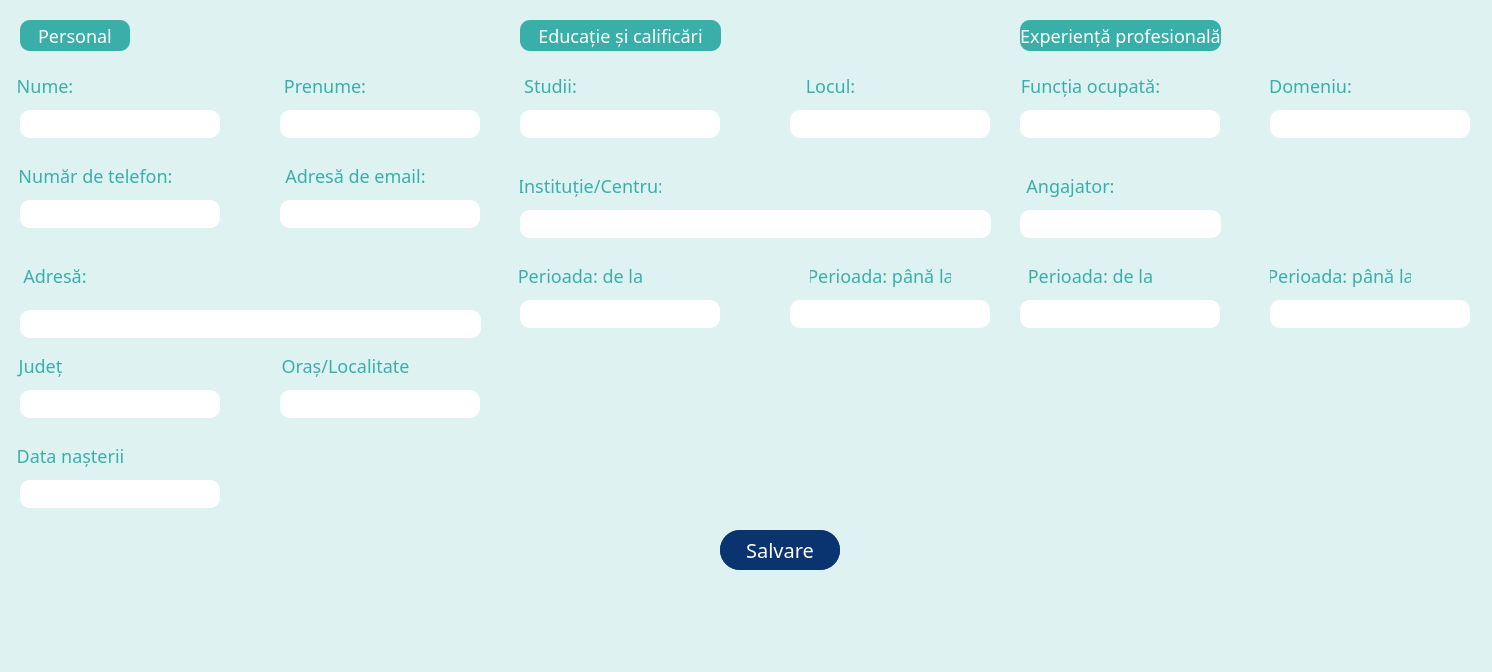
<?xml version="1.0" encoding="UTF-8"?>
<ui version="4.0">
 <class>cv_de_modificat</class>
 <widget class="QDialog" name="cv_de_modificat">
  <property name="geometry">
   <rect>
    <x>0</x>
    <y>0</y>
    <width>1492</width>
    <height>672</height>
   </rect>
  </property>
  <property name="windowTitle">
   <string>Dialog</string>
  </property>
  <property name="styleSheet">
   <string notr="true">background-color: rgb(222, 242, 241);</string>
  </property>
  <widget class="QLabel" name="label_email_7">
   <property name="geometry">
    <rect>
     <x>-30</x>
     <y>350</y>
     <width>141</width>
     <height>31</height>
    </rect>
   </property>
   <property name="font">
    <font>
     <family>New Roman</family>
     <pointsize>-1</pointsize>
     <italic>false</italic>
     <bold>false</bold>
     <underline>false</underline>
     <strikeout>false</strikeout>
     <kerning>true</kerning>
    </font>
   </property>
   <property name="styleSheet">
    <string notr="true">color: rgb(58, 175, 169);
border-radius: 10px;
font: Times New Roman;
font-size: 18px;</string>
   </property>
   <property name="text">
    <string>Județ</string>
   </property>
   <property name="alignment">
    <set>Qt::AlignCenter</set>
   </property>
  </widget>
  <widget class="QLabel" name="label_email_3">
   <property name="geometry">
    <rect>
     <x>-10</x>
     <y>70</y>
     <width>110</width>
     <height>31</height>
    </rect>
   </property>
   <property name="font">
    <font>
     <family>New Roman</family>
     <pointsize>-1</pointsize>
     <italic>false</italic>
     <bold>false</bold>
     <underline>false</underline>
     <strikeout>false</strikeout>
     <kerning>true</kerning>
    </font>
   </property>
   <property name="styleSheet">
    <string notr="true">color: rgb(58, 175, 169);
border-radius: 10px;
font: Times New Roman;
font-size: 18px;</string>
   </property>
   <property name="text">
    <string>Nume:</string>
   </property>
   <property name="alignment">
    <set>Qt::AlignCenter</set>
   </property>
  </widget>
  <widget class="QLineEdit" name="lineEdit_nume">
   <property name="geometry">
    <rect>
     <x>20</x>
     <y>110</y>
     <width>200</width>
     <height>28</height>
    </rect>
   </property>
   <property name="styleSheet">
    <string notr="true">background-color: white;
border-radius: 10px;</string>
   </property>
  </widget>
  <widget class="QPushButton" name="pushButton_modificare">
   <property name="geometry">
    <rect>
     <x>720</x>
     <y>530</y>
     <width>120</width>
     <height>40</height>
    </rect>
   </property>
   <property name="font">
    <font>
     <family>New Roman</family>
     <pointsize>-1</pointsize>
     <italic>false</italic>
     <bold>false</bold>
    </font>
   </property>
   <property name="cursor">
    <cursorShape>PointingHandCursor</cursorShape>
   </property>
   <property name="styleSheet">
    <string notr="true">background-color: rgb(9, 52, 111);
color: white;
font-size: 20px;
border-style: outset;
border-radius: 20px;
font: Times New Roman;</string>
   </property>
   <property name="text">
    <string>Modifică</string>
   </property>
  </widget>
  <widget class="QLabel" name="label_oras">
   <property name="geometry">
    <rect>
     <x>270</x>
     <y>350</y>
     <width>151</width>
     <height>31</height>
    </rect>
   </property>
   <property name="font">
    <font>
     <family>New Roman</family>
     <pointsize>-1</pointsize>
     <italic>false</italic>
     <bold>false</bold>
     <underline>false</underline>
     <strikeout>false</strikeout>
     <kerning>true</kerning>
    </font>
   </property>
   <property name="styleSheet">
    <string notr="true">color: rgb(58, 175, 169);
border-radius: 10px;
font: Times New Roman;
font-size: 18px;</string>
   </property>
   <property name="text">
    <string>Oraș/Localitate</string>
   </property>
   <property name="alignment">
    <set>Qt::AlignCenter</set>
   </property>
  </widget>
  <widget class="QLineEdit" name="lineEdit_judet">
   <property name="geometry">
    <rect>
     <x>20</x>
     <y>390</y>
     <width>200</width>
     <height>28</height>
    </rect>
   </property>
   <property name="styleSheet">
    <string notr="true">background-color: white;
border-radius: 10px;</string>
   </property>
  </widget>
  <widget class="QLabel" name="label_email_10">
   <property name="geometry">
    <rect>
     <x>480</x>
     <y>70</y>
     <width>141</width>
     <height>31</height>
    </rect>
   </property>
   <property name="font">
    <font>
     <family>New Roman</family>
     <pointsize>-1</pointsize>
     <italic>false</italic>
     <bold>false</bold>
     <underline>false</underline>
     <strikeout>false</strikeout>
     <kerning>true</kerning>
    </font>
   </property>
   <property name="styleSheet">
    <string notr="true">color: rgb(58, 175, 169);
border-radius: 10px;
font: Times New Roman;
font-size: 18px;</string>
   </property>
   <property name="text">
    <string>Studii:</string>
   </property>
   <property name="alignment">
    <set>Qt::AlignCenter</set>
   </property>
  </widget>
  <widget class="QLineEdit" name="lineEdit_loc">
   <property name="geometry">
    <rect>
     <x>1270</x>
     <y>110</y>
     <width>200</width>
     <height>28</height>
    </rect>
   </property>
   <property name="styleSheet">
    <string notr="true">background-color: white;
border-radius: 10px;</string>
   </property>
  </widget>
  <widget class="QLineEdit" name="lineEdit_oras">
   <property name="geometry">
    <rect>
     <x>280</x>
     <y>390</y>
     <width>200</width>
     <height>28</height>
    </rect>
   </property>
   <property name="styleSheet">
    <string notr="true">background-color: white;
border-radius: 10px;</string>
   </property>
  </widget>
  <widget class="QLineEdit" name="lineEdit_perioada_sfarsit_studii">
   <property name="geometry">
    <rect>
     <x>790</x>
     <y>300</y>
     <width>200</width>
     <height>28</height>
    </rect>
   </property>
   <property name="styleSheet">
    <string notr="true">background-color: white;
border-radius: 10px;</string>
   </property>
  </widget>
  <widget class="QLineEdit" name="lineEdit_angajator">
   <property name="geometry">
    <rect>
     <x>1020</x>
     <y>210</y>
     <width>201</width>
     <height>28</height>
    </rect>
   </property>
   <property name="styleSheet">
    <string notr="true">background-color: white;
border-radius: 10px;</string>
   </property>
  </widget>
  <widget class="QLabel" name="label_email_4">
   <property name="geometry">
    <rect>
     <x>10</x>
     <y>160</y>
     <width>171</width>
     <height>31</height>
    </rect>
   </property>
   <property name="font">
    <font>
     <family>New Roman</family>
     <pointsize>-1</pointsize>
     <italic>false</italic>
     <bold>false</bold>
     <underline>false</underline>
     <strikeout>false</strikeout>
     <kerning>true</kerning>
    </font>
   </property>
   <property name="styleSheet">
    <string notr="true">color: rgb(58, 175, 169);
border-radius: 10px;
font: Times New Roman;
font-size: 18px;</string>
   </property>
   <property name="text">
    <string>Număr de telefon:</string>
   </property>
   <property name="alignment">
    <set>Qt::AlignCenter</set>
   </property>
  </widget>
  <widget class="QLabel" name="label_email_8">
   <property name="geometry">
    <rect>
     <x>0</x>
     <y>440</y>
     <width>141</width>
     <height>31</height>
    </rect>
   </property>
   <property name="font">
    <font>
     <family>New Roman</family>
     <pointsize>-1</pointsize>
     <italic>false</italic>
     <bold>false</bold>
     <underline>false</underline>
     <strikeout>false</strikeout>
     <kerning>true</kerning>
    </font>
   </property>
   <property name="styleSheet">
    <string notr="true">color: rgb(58, 175, 169);
border-radius: 10px;
font: Times New Roman;
font-size: 18px;</string>
   </property>
   <property name="text">
    <string>Data nașterii</string>
   </property>
   <property name="alignment">
    <set>Qt::AlignCenter</set>
   </property>
  </widget>
  <widget class="QLabel" name="label_email_9">
   <property name="geometry">
    <rect>
     <x>520</x>
     <y>20</y>
     <width>201</width>
     <height>31</height>
    </rect>
   </property>
   <property name="font">
    <font>
     <family>New Roman</family>
     <pointsize>-1</pointsize>
     <italic>false</italic>
     <bold>false</bold>
     <underline>false</underline>
     <strikeout>false</strikeout>
     <kerning>true</kerning>
    </font>
   </property>
   <property name="styleSheet">
    <string notr="true">background-color: rgb(58, 175, 169);
color: white;
border-radius: 10px;
font: Times New Roman;
font-size: 18px;</string>
   </property>
   <property name="text">
    <string>Educație și calificări</string>
   </property>
   <property name="alignment">
    <set>Qt::AlignCenter</set>
   </property>
  </widget>
  <widget class="QLineEdit" name="lineEdit_prenume">
   <property name="geometry">
    <rect>
     <x>280</x>
     <y>110</y>
     <width>200</width>
     <height>28</height>
    </rect>
   </property>
   <property name="styleSheet">
    <string notr="true">background-color: white;
border-radius: 10px;</string>
   </property>
  </widget>
  <widget class="QLabel" name="label_email_19">
   <property name="geometry">
    <rect>
     <x>1270</x>
     <y>260</y>
     <width>141</width>
     <height>31</height>
    </rect>
   </property>
   <property name="font">
    <font>
     <family>New Roman</family>
     <pointsize>-1</pointsize>
     <italic>false</italic>
     <bold>false</bold>
     <underline>false</underline>
     <strikeout>false</strikeout>
     <kerning>true</kerning>
    </font>
   </property>
   <property name="styleSheet">
    <string notr="true">color: rgb(58, 175, 169);
border-radius: 10px;
font: Times New Roman;
font-size: 18px;</string>
   </property>
   <property name="text">
    <string>Perioada: până la</string>
   </property>
   <property name="alignment">
    <set>Qt::AlignCenter</set>
   </property>
  </widget>
  <widget class="QLineEdit" name="lineEdit_perioada_inceput_experienta">
   <property name="geometry">
    <rect>
     <x>1020</x>
     <y>300</y>
     <width>200</width>
     <height>28</height>
    </rect>
   </property>
   <property name="styleSheet">
    <string notr="true">background-color: white;
border-radius: 10px;</string>
   </property>
  </widget>
  <widget class="QLabel" name="label_email_5">
   <property name="geometry">
    <rect>
     <x>280</x>
     <y>160</y>
     <width>151</width>
     <height>31</height>
    </rect>
   </property>
   <property name="font">
    <font>
     <family>New Roman</family>
     <pointsize>-1</pointsize>
     <italic>false</italic>
     <bold>false</bold>
     <underline>false</underline>
     <strikeout>false</strikeout>
     <kerning>true</kerning>
    </font>
   </property>
   <property name="styleSheet">
    <string notr="true">color: rgb(58, 175, 169);
border-radius: 10px;
font: Times New Roman;
font-size: 18px;</string>
   </property>
   <property name="text">
    <string>Adresă de email:</string>
   </property>
   <property name="alignment">
    <set>Qt::AlignCenter</set>
   </property>
  </widget>
  <widget class="QLabel" name="label_email_15">
   <property name="geometry">
    <rect>
     <x>1020</x>
     <y>20</y>
     <width>201</width>
     <height>31</height>
    </rect>
   </property>
   <property name="font">
    <font>
     <family>New Roman</family>
     <pointsize>-1</pointsize>
     <italic>false</italic>
     <bold>false</bold>
     <underline>false</underline>
     <strikeout>false</strikeout>
     <kerning>true</kerning>
    </font>
   </property>
   <property name="styleSheet">
    <string notr="true">background-color: rgb(58, 175, 169);
color: white;
border-radius: 10px;
font: Times New Roman;
font-size: 18px;</string>
   </property>
   <property name="text">
    <string>Experiență profesională</string>
   </property>
   <property name="alignment">
    <set>Qt::AlignCenter</set>
   </property>
  </widget>
  <widget class="QPushButton" name="pushButton_salvare">
   <property name="geometry">
    <rect>
     <x>720</x>
     <y>530</y>
     <width>120</width>
     <height>40</height>
    </rect>
   </property>
   <property name="font">
    <font>
     <family>New Roman</family>
     <pointsize>-1</pointsize>
     <italic>false</italic>
     <bold>false</bold>
    </font>
   </property>
   <property name="cursor">
    <cursorShape>PointingHandCursor</cursorShape>
   </property>
   <property name="styleSheet">
    <string notr="true">background-color: rgb(9, 52, 111);
color: white;
font-size: 20px;
border-style: outset;
border-radius: 20px;
font: Times New Roman;</string>
   </property>
   <property name="text">
    <string>Salvare</string>
   </property>
  </widget>
  <widget class="QLineEdit" name="lineEdit_adresa">
   <property name="geometry">
    <rect>
     <x>20</x>
     <y>310</y>
     <width>461</width>
     <height>28</height>
    </rect>
   </property>
   <property name="styleSheet">
    <string notr="true">background-color: white;
border-radius: 10px;</string>
   </property>
  </widget>
  <widget class="QLabel" name="label_email_16">
   <property name="geometry">
    <rect>
     <x>1020</x>
     <y>70</y>
     <width>141</width>
     <height>31</height>
    </rect>
   </property>
   <property name="font">
    <font>
     <family>New Roman</family>
     <pointsize>-1</pointsize>
     <italic>false</italic>
     <bold>false</bold>
     <underline>false</underline>
     <strikeout>false</strikeout>
     <kerning>true</kerning>
    </font>
   </property>
   <property name="styleSheet">
    <string notr="true">color: rgb(58, 175, 169);
border-radius: 10px;
font: Times New Roman;
font-size: 18px;</string>
   </property>
   <property name="text">
    <string>Funcția ocupată:</string>
   </property>
   <property name="alignment">
    <set>Qt::AlignCenter</set>
   </property>
  </widget>
  <widget class="QLabel" name="label_email_18">
   <property name="geometry">
    <rect>
     <x>1000</x>
     <y>170</y>
     <width>141</width>
     <height>31</height>
    </rect>
   </property>
   <property name="font">
    <font>
     <family>New Roman</family>
     <pointsize>-1</pointsize>
     <italic>false</italic>
     <bold>false</bold>
     <underline>false</underline>
     <strikeout>false</strikeout>
     <kerning>true</kerning>
    </font>
   </property>
   <property name="styleSheet">
    <string notr="true">color: rgb(58, 175, 169);
border-radius: 10px;
font: Times New Roman;
font-size: 18px;</string>
   </property>
   <property name="text">
    <string>Angajator:</string>
   </property>
   <property name="alignment">
    <set>Qt::AlignCenter</set>
   </property>
  </widget>
  <widget class="QLabel" name="label">
   <property name="geometry">
    <rect>
     <x>710</x>
     <y>580</y>
     <width>141</width>
     <height>71</height>
    </rect>
   </property>
   <property name="text">
    <string/>
   </property>
   <property name="pixmap">
    <pixmap>../PROIECT/logo_mic.png</pixmap>
   </property>
  </widget>
  <widget class="QLabel" name="label_email_17">
   <property name="geometry">
    <rect>
     <x>1240</x>
     <y>70</y>
     <width>141</width>
     <height>31</height>
    </rect>
   </property>
   <property name="font">
    <font>
     <family>New Roman</family>
     <pointsize>-1</pointsize>
     <italic>false</italic>
     <bold>false</bold>
     <underline>false</underline>
     <strikeout>false</strikeout>
     <kerning>true</kerning>
    </font>
   </property>
   <property name="styleSheet">
    <string notr="true">color: rgb(58, 175, 169);
border-radius: 10px;
font: Times New Roman;
font-size: 18px;</string>
   </property>
   <property name="text">
    <string>Domeniu:</string>
   </property>
   <property name="alignment">
    <set>Qt::AlignCenter</set>
   </property>
  </widget>
  <widget class="QLineEdit" name="lineEdit_studii">
   <property name="geometry">
    <rect>
     <x>520</x>
     <y>110</y>
     <width>200</width>
     <height>28</height>
    </rect>
   </property>
   <property name="styleSheet">
    <string notr="true">background-color: white;
border-radius: 10px;</string>
   </property>
  </widget>
  <widget class="QLineEdit" name="lineEdit_institutie">
   <property name="geometry">
    <rect>
     <x>520</x>
     <y>210</y>
     <width>471</width>
     <height>28</height>
    </rect>
   </property>
   <property name="styleSheet">
    <string notr="true">background-color: white;
border-radius: 10px;</string>
   </property>
  </widget>
  <widget class="QLabel" name="label_email_12">
   <property name="geometry">
    <rect>
     <x>520</x>
     <y>170</y>
     <width>141</width>
     <height>31</height>
    </rect>
   </property>
   <property name="font">
    <font>
     <family>New Roman</family>
     <pointsize>-1</pointsize>
     <italic>false</italic>
     <bold>false</bold>
     <underline>false</underline>
     <strikeout>false</strikeout>
     <kerning>true</kerning>
    </font>
   </property>
   <property name="styleSheet">
    <string notr="true">color: rgb(58, 175, 169);
border-radius: 10px;
font: Times New Roman;
font-size: 18px;</string>
   </property>
   <property name="text">
    <string>Instituție/Centru:</string>
   </property>
   <property name="alignment">
    <set>Qt::AlignCenter</set>
   </property>
  </widget>
  <widget class="QLineEdit" name="lineEdit_email">
   <property name="geometry">
    <rect>
     <x>280</x>
     <y>200</y>
     <width>200</width>
     <height>28</height>
    </rect>
   </property>
   <property name="styleSheet">
    <string notr="true">background-color: white;
border-radius: 10px;</string>
   </property>
  </widget>
  <widget class="QLineEdit" name="lineEdit_perioada_inceput_experienta_2">
   <property name="geometry">
    <rect>
     <x>1270</x>
     <y>300</y>
     <width>200</width>
     <height>28</height>
    </rect>
   </property>
   <property name="styleSheet">
    <string notr="true">background-color: white;
border-radius: 10px;</string>
   </property>
  </widget>
  <widget class="QLabel" name="label_email">
   <property name="geometry">
    <rect>
     <x>20</x>
     <y>20</y>
     <width>110</width>
     <height>31</height>
    </rect>
   </property>
   <property name="font">
    <font>
     <family>New Roman</family>
     <pointsize>-1</pointsize>
     <italic>false</italic>
     <bold>false</bold>
     <underline>false</underline>
     <strikeout>false</strikeout>
     <kerning>true</kerning>
    </font>
   </property>
   <property name="styleSheet">
    <string notr="true">background-color: rgb(58, 175, 169);
color: white;
border-radius: 10px;
font: Times New Roman;
font-size: 18px;</string>
   </property>
   <property name="text">
    <string>Personal</string>
   </property>
   <property name="alignment">
    <set>Qt::AlignCenter</set>
   </property>
  </widget>
  <widget class="QLabel" name="label_email_14">
   <property name="geometry">
    <rect>
     <x>810</x>
     <y>260</y>
     <width>141</width>
     <height>31</height>
    </rect>
   </property>
   <property name="font">
    <font>
     <family>New Roman</family>
     <pointsize>-1</pointsize>
     <italic>false</italic>
     <bold>false</bold>
     <underline>false</underline>
     <strikeout>false</strikeout>
     <kerning>true</kerning>
    </font>
   </property>
   <property name="styleSheet">
    <string notr="true">color: rgb(58, 175, 169);
border-radius: 10px;
font: Times New Roman;
font-size: 18px;</string>
   </property>
   <property name="text">
    <string>Perioada: până la</string>
   </property>
   <property name="alignment">
    <set>Qt::AlignCenter</set>
   </property>
  </widget>
  <widget class="QLineEdit" name="lineEdit_functia_ocupata">
   <property name="geometry">
    <rect>
     <x>1020</x>
     <y>110</y>
     <width>200</width>
     <height>28</height>
    </rect>
   </property>
   <property name="styleSheet">
    <string notr="true">background-color: white;
border-radius: 10px;</string>
   </property>
  </widget>
  <widget class="QLineEdit" name="lineEdit_nr_tel">
   <property name="geometry">
    <rect>
     <x>20</x>
     <y>200</y>
     <width>200</width>
     <height>28</height>
    </rect>
   </property>
   <property name="styleSheet">
    <string notr="true">background-color: white;
border-radius: 10px;</string>
   </property>
  </widget>
  <widget class="QLabel" name="label_email_2">
   <property name="geometry">
    <rect>
     <x>270</x>
     <y>70</y>
     <width>110</width>
     <height>31</height>
    </rect>
   </property>
   <property name="font">
    <font>
     <family>New Roman</family>
     <pointsize>-1</pointsize>
     <italic>false</italic>
     <bold>false</bold>
     <underline>false</underline>
     <strikeout>false</strikeout>
     <kerning>true</kerning>
    </font>
   </property>
   <property name="styleSheet">
    <string notr="true">color: rgb(58, 175, 169);
border-radius: 10px;
font: Times New Roman;
font-size: 18px;</string>
   </property>
   <property name="text">
    <string>Prenume:</string>
   </property>
   <property name="alignment">
    <set>Qt::AlignCenter</set>
   </property>
  </widget>
  <widget class="QLineEdit" name="lineEdit_perioada_inceput_studii">
   <property name="geometry">
    <rect>
     <x>520</x>
     <y>300</y>
     <width>200</width>
     <height>28</height>
    </rect>
   </property>
   <property name="styleSheet">
    <string notr="true">background-color: white;
border-radius: 10px;</string>
   </property>
  </widget>
  <widget class="QLineEdit" name="lineEdit_data_nastere">
   <property name="geometry">
    <rect>
     <x>20</x>
     <y>480</y>
     <width>200</width>
     <height>28</height>
    </rect>
   </property>
   <property name="styleSheet">
    <string notr="true">background-color: white;
border-radius: 10px;</string>
   </property>
   <property name="text">
    <string/>
   </property>
  </widget>
  <widget class="QLabel" name="label_email_20">
   <property name="geometry">
    <rect>
     <x>1020</x>
     <y>260</y>
     <width>141</width>
     <height>31</height>
    </rect>
   </property>
   <property name="font">
    <font>
     <family>New Roman</family>
     <pointsize>-1</pointsize>
     <italic>false</italic>
     <bold>false</bold>
     <underline>false</underline>
     <strikeout>false</strikeout>
     <kerning>true</kerning>
    </font>
   </property>
   <property name="styleSheet">
    <string notr="true">color: rgb(58, 175, 169);
border-radius: 10px;
font: Times New Roman;
font-size: 18px;</string>
   </property>
   <property name="text">
    <string>Perioada: de la</string>
   </property>
   <property name="alignment">
    <set>Qt::AlignCenter</set>
   </property>
  </widget>
  <widget class="QLabel" name="label_email_6">
   <property name="geometry">
    <rect>
     <x>0</x>
     <y>260</y>
     <width>110</width>
     <height>31</height>
    </rect>
   </property>
   <property name="font">
    <font>
     <family>New Roman</family>
     <pointsize>-1</pointsize>
     <italic>false</italic>
     <bold>false</bold>
     <underline>false</underline>
     <strikeout>false</strikeout>
     <kerning>true</kerning>
    </font>
   </property>
   <property name="styleSheet">
    <string notr="true">color: rgb(58, 175, 169);
border-radius: 10px;
font: Times New Roman;
font-size: 18px;</string>
   </property>
   <property name="text">
    <string>Adresă:</string>
   </property>
   <property name="alignment">
    <set>Qt::AlignCenter</set>
   </property>
  </widget>
  <widget class="QLineEdit" name="lineEdit_loc_studii">
   <property name="geometry">
    <rect>
     <x>790</x>
     <y>110</y>
     <width>200</width>
     <height>28</height>
    </rect>
   </property>
   <property name="styleSheet">
    <string notr="true">background-color: white;
border-radius: 10px;</string>
   </property>
  </widget>
  <widget class="QLabel" name="label_email_13">
   <property name="geometry">
    <rect>
     <x>510</x>
     <y>260</y>
     <width>141</width>
     <height>31</height>
    </rect>
   </property>
   <property name="font">
    <font>
     <family>New Roman</family>
     <pointsize>-1</pointsize>
     <italic>false</italic>
     <bold>false</bold>
     <underline>false</underline>
     <strikeout>false</strikeout>
     <kerning>true</kerning>
    </font>
   </property>
   <property name="styleSheet">
    <string notr="true">color: rgb(58, 175, 169);
border-radius: 10px;
font: Times New Roman;
font-size: 18px;</string>
   </property>
   <property name="text">
    <string>Perioada: de la</string>
   </property>
   <property name="alignment">
    <set>Qt::AlignCenter</set>
   </property>
  </widget>
  <widget class="QLabel" name="label_email_11">
   <property name="geometry">
    <rect>
     <x>760</x>
     <y>70</y>
     <width>141</width>
     <height>31</height>
    </rect>
   </property>
   <property name="font">
    <font>
     <family>New Roman</family>
     <pointsize>-1</pointsize>
     <italic>false</italic>
     <bold>false</bold>
     <underline>false</underline>
     <strikeout>false</strikeout>
     <kerning>true</kerning>
    </font>
   </property>
   <property name="styleSheet">
    <string notr="true">color: rgb(58, 175, 169);
border-radius: 10px;
font: Times New Roman;
font-size: 18px;</string>
   </property>
   <property name="text">
    <string>Locul:</string>
   </property>
   <property name="alignment">
    <set>Qt::AlignCenter</set>
   </property>
  </widget>
 </widget>
 <resources/>
 <connections/>
</ui>
